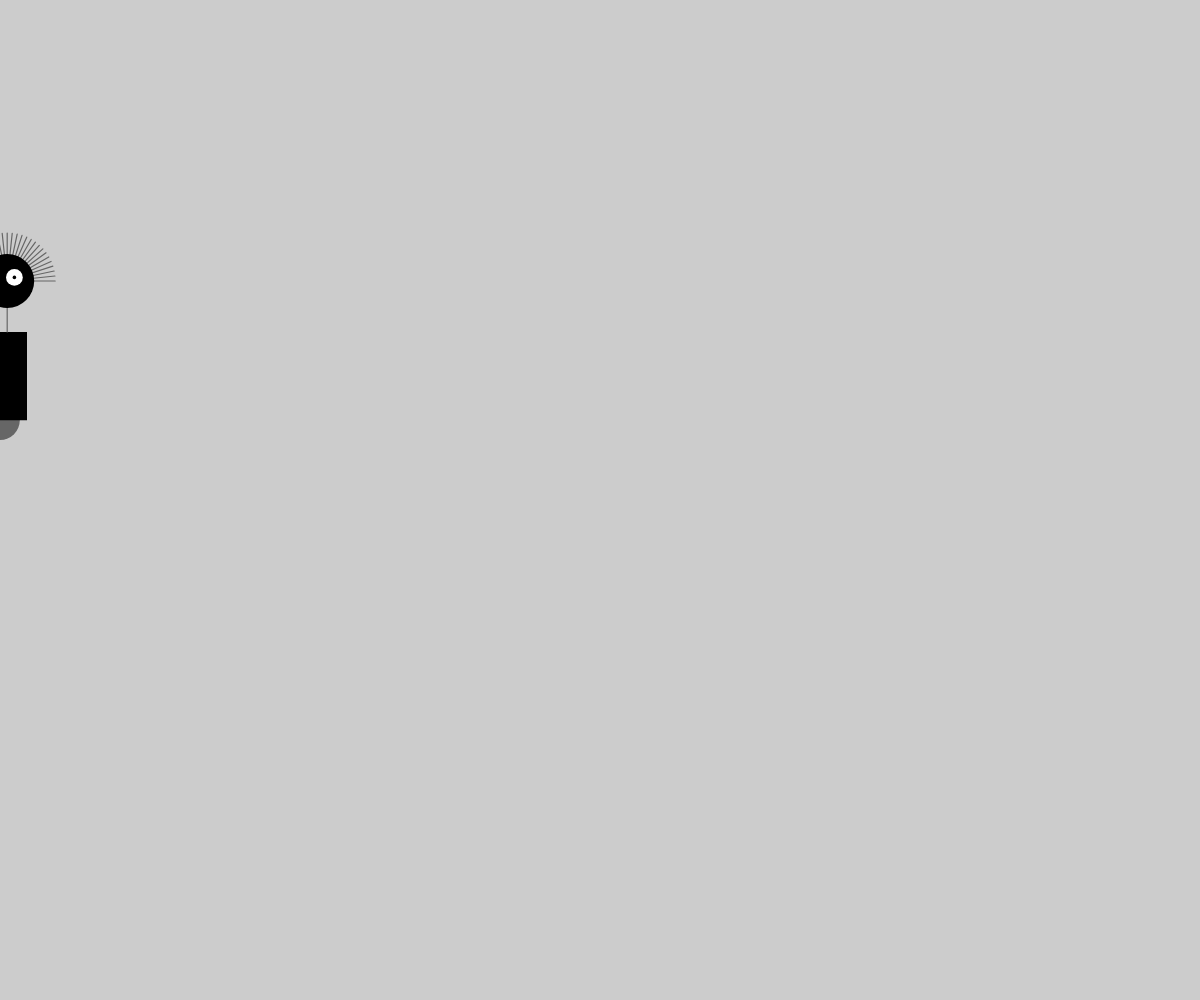
Frame 1 (no input)
Frame 60 (no input): identical to frame 1, image omitted
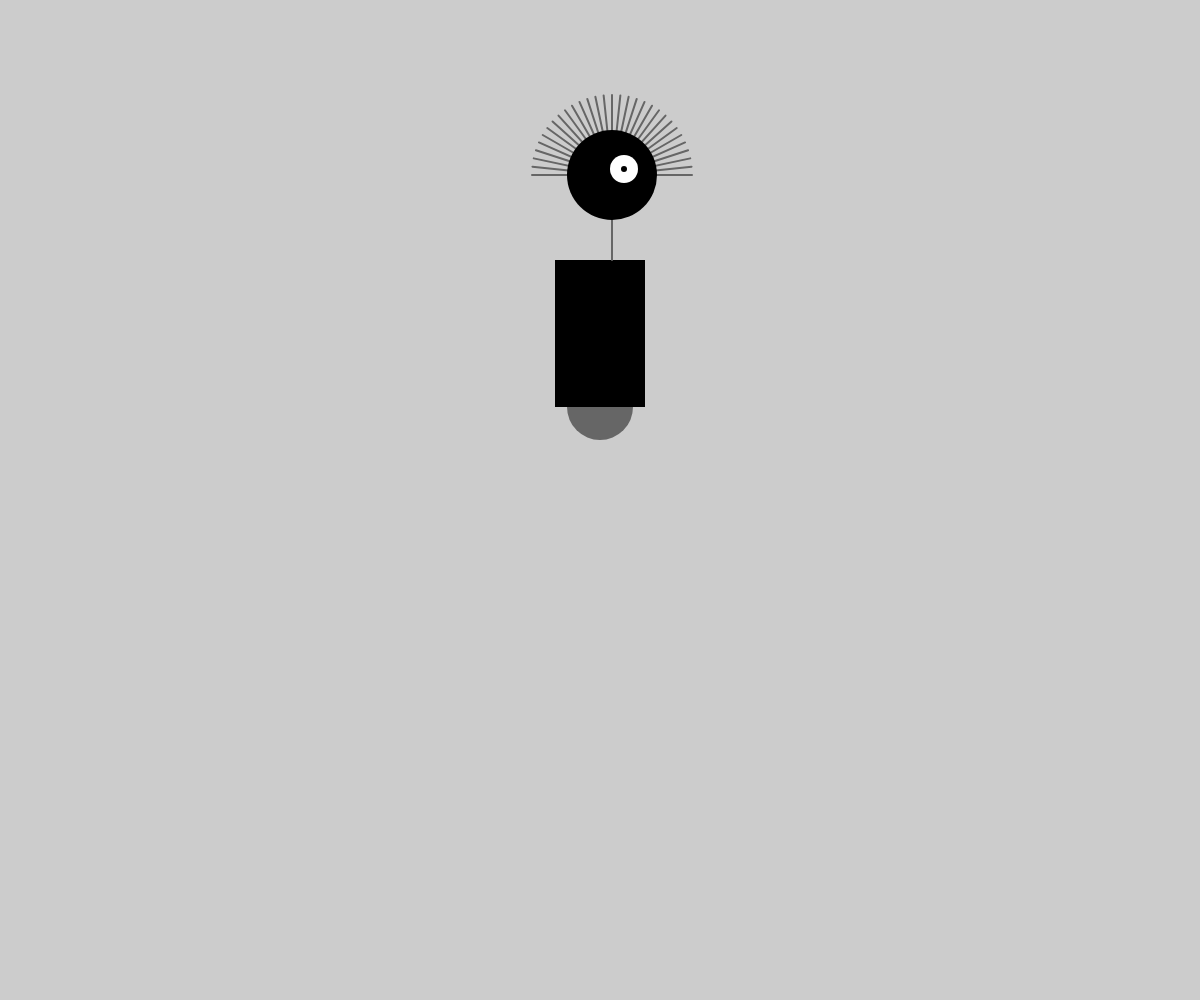
Frame 120 (the mouse pressed at the canvas centre since frame 60)

The p5.js sketch that drew these frames (run headless with seeded random() and noise() and a simulated clock; from frame 60 on, the mouse is pressed at the canvas centre):

// p5.js sketch
// ── sketch.js
var x = 60;  //x coordinate
var y = 440;  //y coordinate
var radius = 45;  //head radius
var bodyHeight = 180;  //body height
var neckHeight = 40;  //Neck height

var easing = 0.04;

function setup() {
  // put setup code here

  createCanvas(windowWidth, windowHeight);
  strokeWeight (2);
  ellipseMode (RADIUS);
}

function draw() {
  // put drawing code here
  
 var neckY = -1 * (bodyHeight + neckHeight + radius);

 background (204);

 translate (mouseX, y);  //Move all to (mouseX, y)

 if (mouseIsPressed) {
   scale (1.0);
 }  else {
   scale (0.6);  //60% size when mouse is pressed
 }

 //Body
 noStroke ();
 fill (102);
 ellipse (0, -33, 33, 33);
 fill (0);
 rect (-45, -bodyHeight, 90, bodyHeight-33);

 //Neck
 stroke (102);
 line (12, -bodyHeight, 12, neckY);

 //Hair
 push ()
 translate (12, neckY);
 var angle = -PI/30.0;
 for (var i = 0; i <= 30; i++) {
   line (80, 0, 0, 0);
   rotate (angle);
 }
 pop ();

//Head 
noStroke ();
fill (0);
ellipse (12, neckY, radius, radius);
fill (255);
ellipse (24, neckY-6, 14, 14);
fill (0);
ellipse (24, neckY-6, 3, 3);

}
